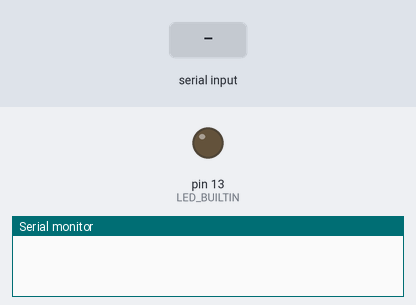
Simulated run of this sketch. Board: Arduino Uno, built with avr-gcc and run on an emulated ATmega328P. On the bench: output pins drawn as LEDs (lit = HIGH), the last lines printed to the serial monitor. Dashed ring = blinking. The test bench sets the inputs (shaded band).

Above: at 1.2 s.
1.3 s: "90,45\n" received over Serial
At 1.52 s:
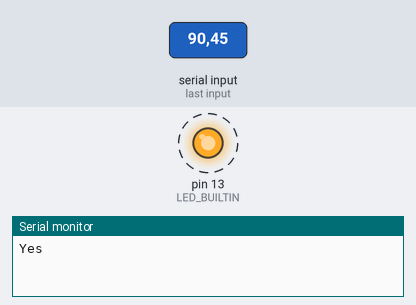
4.3 s: "5\n" received over Serial
5.9 s: "30,150\n" received over Serial
At 6.47 s:
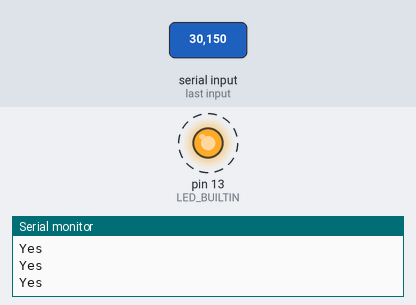
8.9 s: "0\n" received over Serial
At 9.6 s:
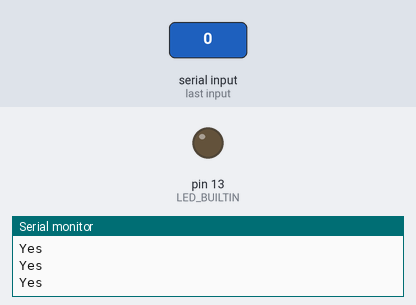
10.4 s: "1,90\n" received over Serial
At 11.5 s:
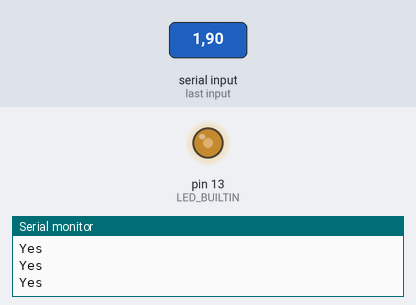
Timing chart, 0 to 12.9 s (numbered marks = the images above; inputs shaded):
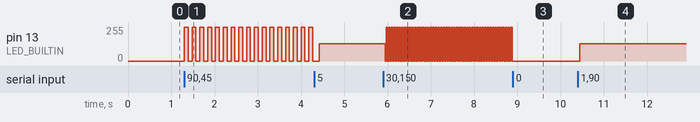

Measured:
- after the input at 1.3 s, pin 13 (LED_BUILTIN): alternates 255/255 for 0.09 s and 0/255 for 0.09 s, starting at once
- after the input at 5.9 s, pin 13 (LED_BUILTIN): alternates 255/255 for 0.03 s and 0/255 for 0.03 s, starting at once
- after the input at 8.9 s, pin 13 (LED_BUILTIN): stops changing and stays 0/255
- after the input at 10.4 s, pin 13 (LED_BUILTIN): 0/255 → 129/255 at once

The sketch:

led_blink.ino
```cpp
// Initiate value so the LED does not blink
int value = 0;

void setup() {
  // put your setup code here, to run once:
  Serial.begin(57600);
  // Make LED_BUILTIN as the output so it is controlled
  pinMode(LED_BUILTIN, OUTPUT);
}

void loop() {
  // put your main code here, to run repeatedly:
  // Check if something is sent to the serial
  if (Serial.available() > 0) {
    // Read the content
    Serial.println("Yes");
    String content = Serial.readStringUntil('\n');
    // If the content is a number, make it equal to value
    if (content.toInt() > 0 || content == "0") {
      value = content.toInt();
    }
    // If it is a character, make value 0 and say that it
    // must be an integer
    else {
      Serial.println("Must be an integer");
      value = 0;
    }
  }

  // BLINKING PART //
  // Given the value, make LED on within that duration
  // then turn it off by that duration, then repeat
  if (value > 0){
    digitalWrite(LED_BUILTIN, HIGH);
    delay(value);
    digitalWrite(LED_BUILTIN, LOW);
    delay(value);
  }
  // If value is zero, just turn the LED off
  else if (value == 0) {
    digitalWrite(LED_BUILTIN, LOW);
  }

  // Serial.println(value);
}
```
